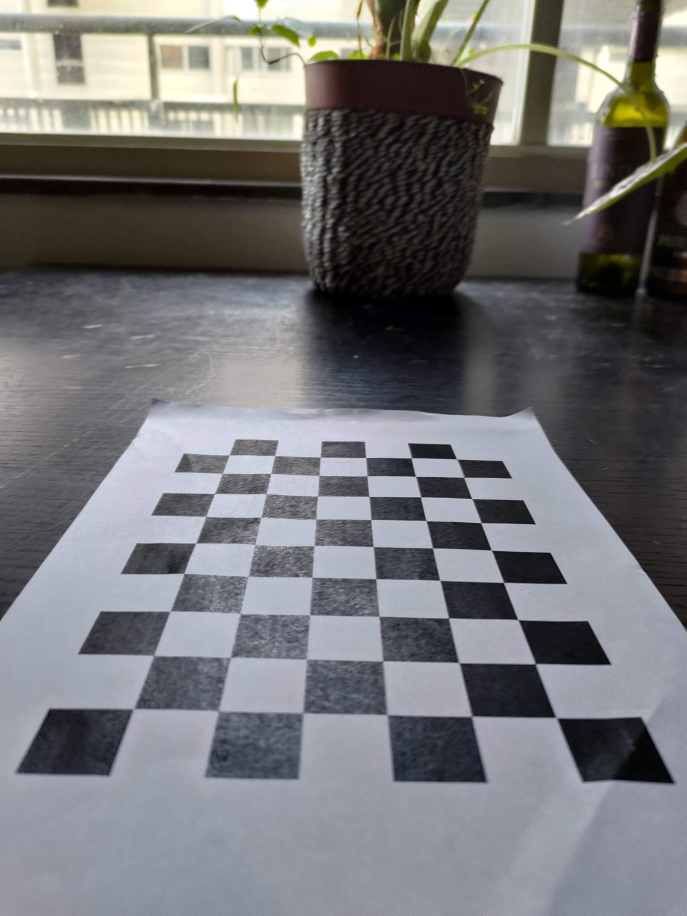
#> input picture images/test/01.jpg, 3432 x 4576 px (shown at 1/5 size)
$ python assignment1.py
#> lines starting #> are read from the running program, lines starting #| are printed output that depends on the picture; after the words box and inside, x2 and y2 are one past the last pixel; in counts of white or black regions, pixels touching at a corner belong together; long printed decimals are rounded
import glob
import json
import os
import pickle

import cv2
import numpy as np


# [87 lines left out: functions on_click, interpolate_points, not called in this run]


def make_object_points(horizontal_corners: int, vertical_corners: int, square_size: int) -> np.ndarray:
    """Make the object points for the chessboard.q

    The object points are the 3D points in real world space.
    """
    # Prepare object points, like (0,0,0), (1,0,0), (2,0,0) ....,(horizontal_corners-1,vertical_corners-1,0)
    objp = np.zeros((vertical_corners * horizontal_corners, 3), np.float32)
    objp[:, :2] = np.mgrid[0:vertical_corners, 0:horizontal_corners].T.reshape(-1, 2)
    objp *= square_size  # Multiply by square size to get the real world coordinates, in milimeters
    return objp


def calculate_calibration_stats(camera_params: dict, norm: int = cv2.NORM_L2) -> dict:
    """Calculate the calibration statistics.

    Based on https://docs.opencv.org/4.x/dc/dbb/tutorial_py_calibration.html
    """
    objectpoints = camera_params["object_points"]
    imagepoints = camera_params["image_points"]

    camera_mat = camera_params["camera_matrix"]
    dist_coef = camera_params["distortion_coefficients"]
    rot_vec = camera_params["rotation_vectors"]
    transl_vec = camera_params["translation_vectors"]

    errors = []
    for image in range(len(objectpoints)):
        imagepoints_proj, _ = cv2.projectPoints(objectpoints[image], rot_vec[image], transl_vec[image], camera_mat, dist_coef)
        error = cv2.norm(imagepoints[image], imagepoints_proj, norm) / len(imagepoints_proj)
        errors.append(error)

    return {"total_images": len(objectpoints),
            "mean_error": sum(errors) / len(objectpoints),
            "individual_errors": errors}


def calibrate_camera(fp_folder: str, horizontal_corners: int, vertical_corners: int, square_size: int, fp_annotations: str, fp_output: str = None) -> dict:
    """Calibrate the camera using OpenCV.

    Uses a folder with images of a chessboard to calibrate the camera.

    Based on https://docs.opencv.org/4.x/dc/dbb/tutorial_py_calibration.html
    """
    # Array to store image points from all the images
    imgpoints = []  # 2D points in image plane

    # Go through training images and grayscale
    images = glob.glob(fp_folder + "**/*.jpg", recursive=True)
    for file in images:
        file = file.replace("\\", "/")  # Replace backslashes with forward slashes, because Windows
        img = cv2.imread(file)
        img = cv2.resize(img, (0, 0), fx=0.2, fy=0.2)  # Resize image to 20% of original size, to speed up processing
        img_grey = cv2.cvtColor(img, cv2.COLOR_BGR2GRAY)

        # Find the chess board corners
        pattern_found, corners = cv2.findChessboardCorners(img_grey, (vertical_corners, horizontal_corners), None)

        # Load pickle with annotations
        with open(fp_annotations, "rb") as f:
            annotations = pickle.load(f)

        # If found, add image points (after refining them)
        if pattern_found:
            print(f"Found chessboard corners in {file}")
            corners = cv2.cornerSubPix(img_grey, corners, (11, 11), (-1, -1), criteria)
        else:
            print(f"Could not find chessboard corners in {file}")

            # Check if annotations are available
            if file in annotations.keys():
                corners = annotations[file]
                print(f"Using annotations for {file}")
            else:
                print(f"Could not find annotations for {file}")
                continue

        imgpoints.append(corners)

        # Draw and display the corners
        cv2.drawChessboardCorners(img, (vertical_corners, horizontal_corners), corners, pattern_found)
        cv2.imshow("", img)
        cv2.waitKey(500)

    cv2.destroyAllWindows()

    # Since all images are taken with the same camera, the object points are the same
    objp = make_object_points(horizontal_corners, vertical_corners, square_size)  # 3D points in real world space
    objpoints = len(imgpoints) * [objp]  # 3D point in real world space

    # Return value, camera matrix, distortion coefficients, rotation and translation vectors
    return_val, camera_mat, dist_coef, rot_vec, transl_vec = cv2.calibrateCamera(objpoints, imgpoints, img_grey.shape[::-1], None, None)

    camera_mat_opt, roi = cv2.getOptimalNewCameraMatrix(camera_mat, dist_coef, img_grey.shape[::-1], 1, img_grey.shape[::-1])

    # Also save the object points and image points to calculate the calibration statistics
    camera_params = {"camera_matrix": camera_mat, "distortion_coefficients": dist_coef, "camera_matrix_optimal": camera_mat_opt, "roi": roi,
                     "rotation_vectors": rot_vec, "translation_vectors": transl_vec, "object_points": objpoints, "image_points": imgpoints}

    # Save the camera parameters to pickle file
    if fp_output is not None:
        with open(fp_output, "wb") as f:
            pickle.dump(camera_params, f)

    return camera_params


def undistort_image(img, camera_params) -> tuple:
    """Undistort an image using the camera matrix and distortion coefficients.

    Returns the undistorted image and the cropped image.
    """
    # Undistort the image
    img_undistorted = cv2.undistort(img, camera_params["camera_matrix"], camera_params["distortion_coefficients"],
                                    None, camera_params["camera_matrix_optimal"])

    # Crop the image, only keeping the region of interest
    x, y, w, h = camera_params["roi"]
    img_cropped = img_undistorted[y:y + h, x:x + w]

    return img_undistorted, img_cropped


if __name__ == "__main__":
    calibration = True  # Set to True to calibrate the camera, False to annotate the images

    # Annotation mode
    fp_image = "./images/test/01.jpg"  # Set the path to the image to be annotated
    fp_annotations = "./data/annotations.pickle"  # Set the path to save the annotations

    # Calibration mode
    fp_input_images = "./images/run1/"  # Set the path to the folder with the images to be used for calibration
    fp_camera_params = "./data/camera_params_run1.pickle"  # Set the path to save the camera parameters
    fp_stats = "./data/stats_run1.json"  # Set the path to save the stats of the calibration

    # Additional parameters
    horizontal_corners = 6  # Set the number of horizontal corners of the chessboard
    vertical_corners = 9  # Set the number of vertical corners of the chessboard
    square_size = 22  # Set the size of one square in the chessboard, in milimeters

    points = []
    points_d = {0: "Provide the left-top corner of the checkerboard",
                1: "Provide the right-top corner of the checkerboard",
                2: "Provide the left-bottom corner of the checkerboard",
                3: "Provide the right-bottom corner of the checkerboard"}

    font = cv2.FONT_HERSHEY_SIMPLEX
    criteria = (cv2.TERM_CRITERIA_EPS + cv2.TERM_CRITERIA_MAX_ITER, 30, 0.001)

    img = cv2.imread(fp_image, 1)
#> img is the input picture: shape (4576, 3432, 3); mean B, G, R 119.3, 116.9, 116.7
    # Resize image, keeping aspect ratio
    img = cv2.resize(img, (0, 0), fx=0.2, fy=0.2)
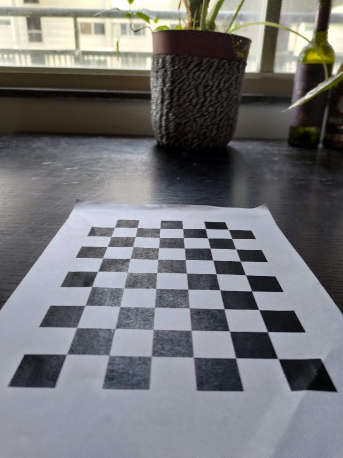
#> img: shape (915, 686, 3) (shown at 1/2 size); mean B, G, R 119.3, 116.9, 116.6
    cv2.imshow("", img)

    if calibration:  # Calibration mode
        # Run the calibration function
        camera_params = calibrate_camera(fp_input_images, horizontal_corners, vertical_corners, square_size,
                                         fp_annotations, fp_output=fp_camera_params)
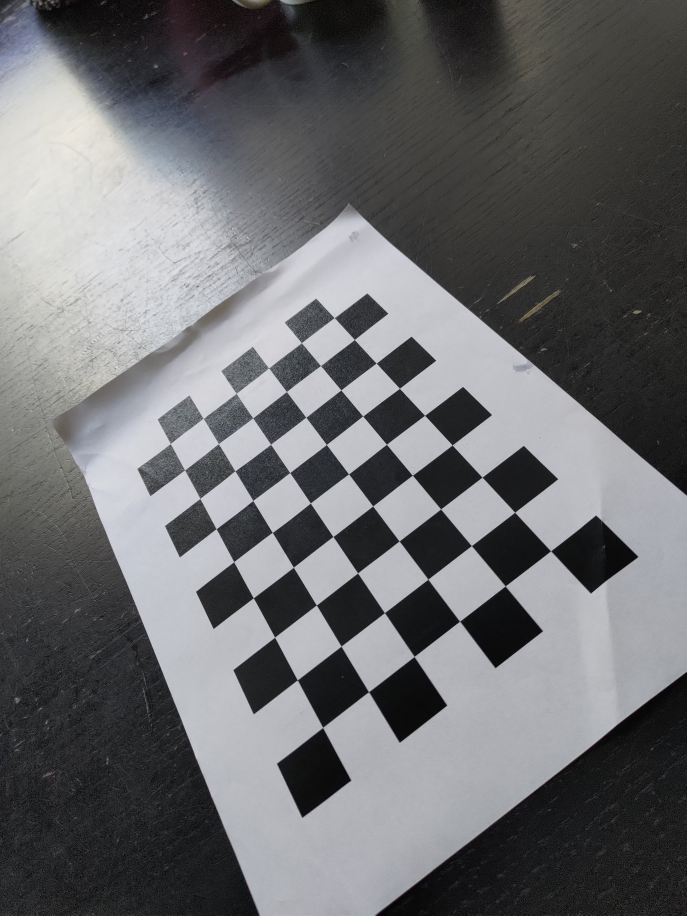
#> input picture images/run1/corrupt/01.jpg, 3432 x 4576 px (shown at 1/5 size)
#> in calibrate_camera, img is the input picture: shape (4576, 3432, 3); mean B, G, R 110.2, 108.1, 107.6
#> in calibrate_camera, `img = cv2.resize(img, (0, 0), fx=0.2, fy=0.2)`:
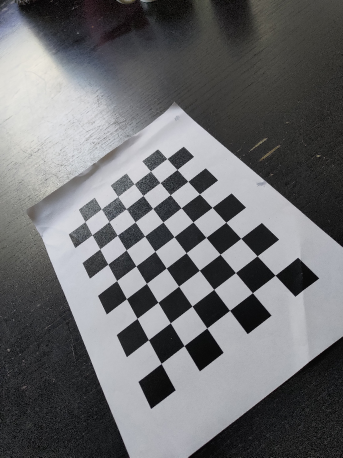
#> img: shape (915, 686, 3) (shown at 1/2 size); mean B, G, R 110.2, 108.1, 107.6
#> in calibrate_camera, `pattern_found, corners = cv2.findChessboardCorners(img_grey, (vertical..`: pattern_found = True; corners = 54 rows, first 8: [322.6, 727.4], [297.4, 679.9], [274.5, 637.5], [253.2, 597.8], [233.7, 561.6], [216, 528.8], [200.2, 498.1], [184.9, 470]
#> (reads data/annotations.pickle from the repository)
#> in calibrate_camera, `corners = cv2.cornerSubPix(img_grey, corners, (11, 11), (-1, -1), crit..`: corners = 54 rows, first 8: [322.6, 727.4], [297.3, 679.8], [274.6, 637.2], [253.3, 597.7], [233.6, 561.7], [216.1, 528.8], [199.9, 498.4], [184.7, 470.2]
#> in calibrate_camera, `cv2.drawChessboardCorners(img, (vertical_corners, horizontal_corners),..`:
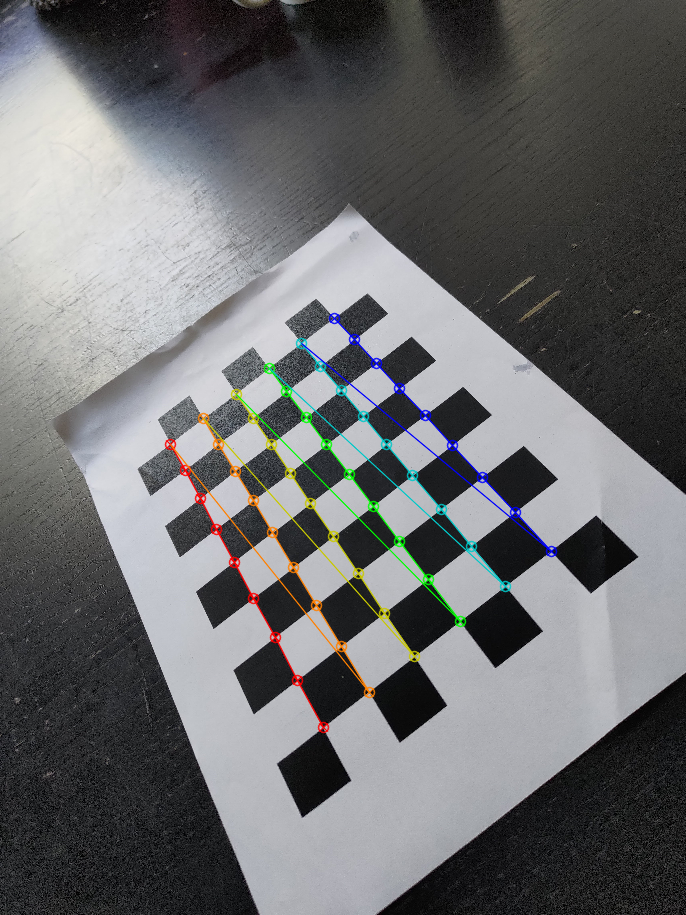
#> img: shape (915, 686, 3); 2.04% of pixels changed, all inside (x1, y1, x2, y2) = (164, 312, 558, 734)
#> pass 2 of the loop in calibrate_camera, `for file in images:`:
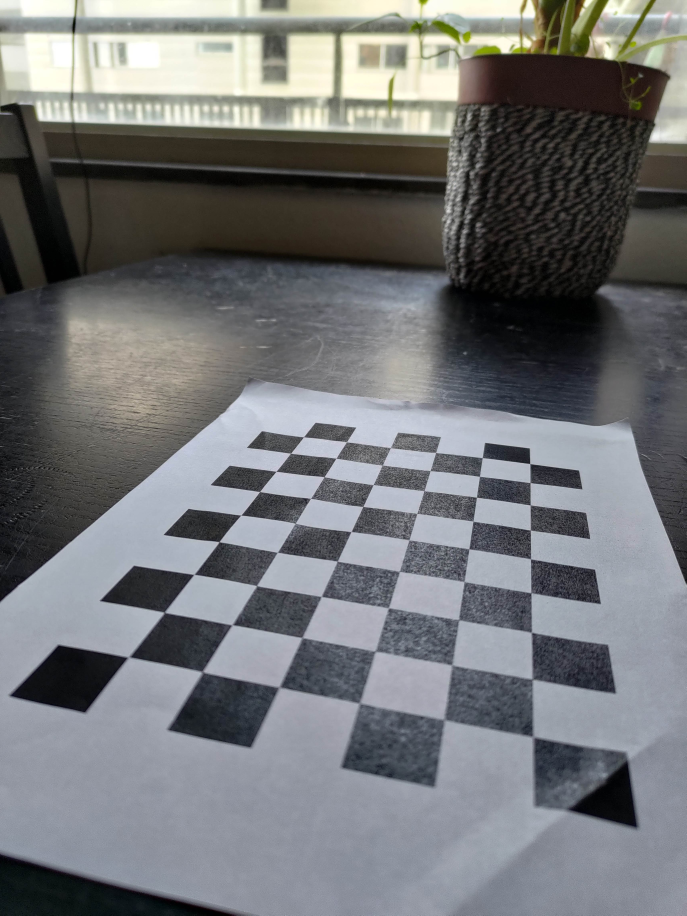
#> input picture images/run1/corrupt/02.jpg, 3432 x 4576 px (shown at 1/5 size)
#> in calibrate_camera, img is the input picture: shape (4576, 3432, 3); mean B, G, R 119, 117, 115.3
#> in calibrate_camera, `img_grey = cv2.cvtColor(img, cv2.COLOR_BGR2GRAY)`:
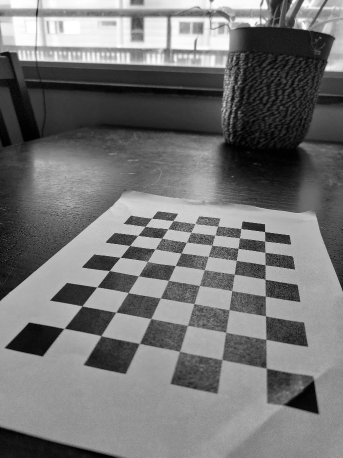
#> img_grey: shape (915, 686) (shown at 1/2 size); min 0, max 255, mean 116.7
#> in calibrate_camera, `pattern_found, corners = cv2.findChessboardCorners(img_grey, (vertical..`: pattern_found = False; corners = None
#> in calibrate_camera, `cv2.drawChessboardCorners(img, (vertical_corners, horizontal_corners),..`:
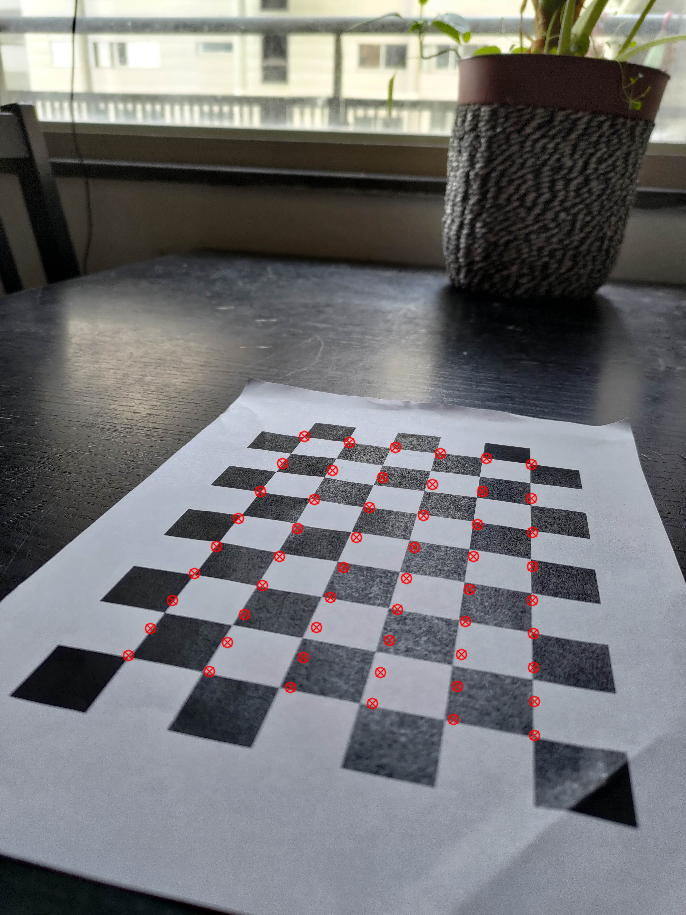
#> img: shape (915, 686, 3); mean B, G, R 118.3, 116.3, 116
#> pass 3 of the loop in calibrate_camera, `for file in images:`:
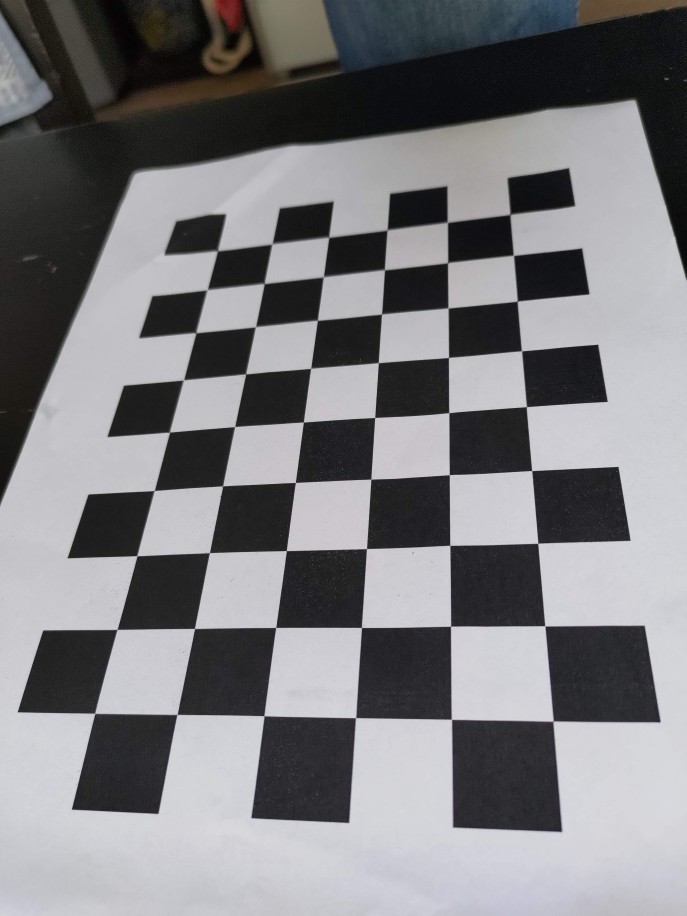
#> input picture images/run1/corrupt/03.jpg, 3432 x 4576 px (shown at 1/5 size)
#> in calibrate_camera, img is the input picture: shape (4576, 3432, 3); mean B, G, R 127.1, 124, 124.5
#> in calibrate_camera, `img = cv2.resize(img, (0, 0), fx=0.2, fy=0.2)`:
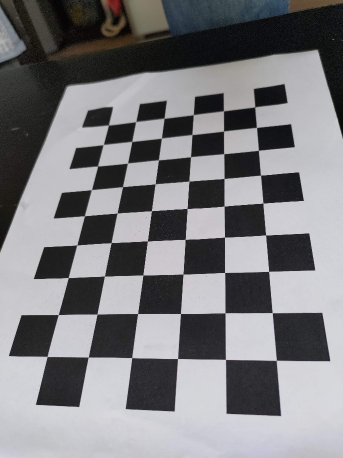
#> img: shape (915, 686, 3) (shown at 1/2 size); mean B, G, R 127.1, 123.9, 124.4
#> in calibrate_camera, `pattern_found, corners = cv2.findChessboardCorners(img_grey, (vertical..`: pattern_found = True; corners = 54 rows, first 8: [511.3, 212.7], [515, 256.1], [516.5, 301.6], [522.5, 351.3], [526.3, 406.2], [531.8, 470.3], [537.8, 542.9], [544.6, 626.1]
#> in calibrate_camera, `corners = cv2.cornerSubPix(img_grey, corners, (11, 11), (-1, -1), crit..`: corners = 54 rows, first 8: [509.9, 214.4], [513.3, 255.3], [517.2, 301.1], [521.5, 350.7], [526.3, 406.8], [531.8, 470.4], [537.7, 543.2], [544.8, 625.8]
#> in calibrate_camera, `cv2.drawChessboardCorners(img, (vertical_corners, horizontal_corners),..`:
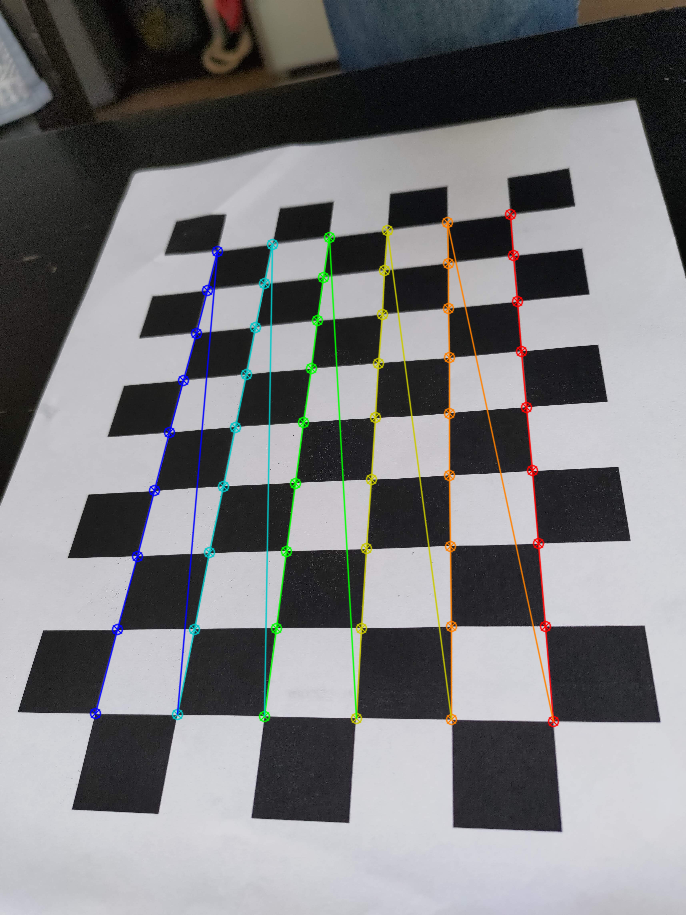
#> img: shape (915, 686, 3); 3.24% of pixels changed, all inside (x1, y1, x2, y2) = (89, 208, 560, 728)
#> in calibrate_camera, `objpoints = len(imgpoints) * [objp]`: objpoints = 3 items
#> in calibrate_camera, `return_val, camera_mat, dist_coef, rot_vec, transl_vec = cv2.calibrate..`: return_val = 64.59; camera_mat = [[1163.3, 0, 288], [0, 5895, 467.1], [0, 0, 1]]; dist_coef = [[2.78, -109.7, 0.00502, 0.107, 1263.8]]; rot_vec = ([-0.878, -1.37, -1.71], [0.685, -1.06, 0.565], [-1.01, 1.18, 1.36]); transl_vec = ([14.63, 21.59, 494.7], [140.1, -11.63, 1793.6], [80.72, -18.43, 453])
#> in calibrate_camera, `camera_mat_opt, roi = cv2.getOptimalNewCameraMatrix(camera_mat, dist_c..`: camera_mat_opt = [[1402.2, 0, 354.8], [0, 5762.1, 468.6], [0, 0, 1]]; roi = (6, 216, 602, 492)
#> camera_params = 8 items
        stats = calculate_calibration_stats(camera_params)
#> in calculate_calibration_stats, `objectpoints = camera_params["object_points"]`: objectpoints = 3 items
#> in calculate_calibration_stats, `camera_mat = camera_params["camera_matrix"]`: camera_mat = [[1163.3, 0, 288], [0, 5895, 467.1], [0, 0, 1]]
#> in calculate_calibration_stats, `dist_coef = camera_params["distortion_coefficients"]`: dist_coef = [[2.78, -109.7, 0.00502, 0.107, 1263.8]]
#> the loop in calculate_calibration_stats, `for image in range(len(objectpoints)):` made 3 passes
#> error on passes 1 to 3: 0.229, 15.22, 0.209
#> after the loop in calculate_calibration_stats, `for image in range(len(objectpoints)):`: errors = [0.229, 15.22, 0.209]
#> stats = {'total_images': 3, 'mean_error': 5.22, 'individual_errors': [0.229, 15.22, 0.209]}
        print(f"The mean error is {stats['mean_error']}")
#| The mean error is 5.220

        # Load the camera parameters from pickle file
        with open(fp_camera_params, "rb") as f:
            camera_params = pickle.load(f)

        # Save stats as json file
        with open(fp_stats, "w") as f:
            json.dump(stats, f, indent=4)

        # Undistort an image
        img_undistorted, img_cropped = undistort_image(img, camera_params)
#> in undistort_image, `img_undistorted = cv2.undistort(img, camera_params["camera_matrix"], c..`:
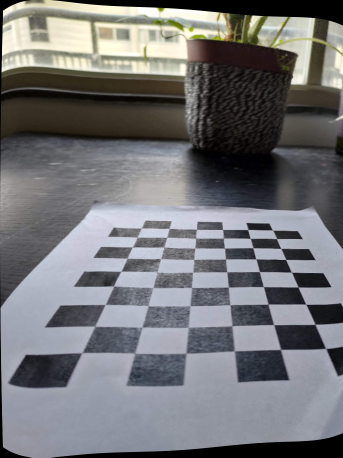
#> img_undistorted: shape (915, 686, 3) (shown at 1/2 size); mean B, G, R 119.3, 116.5, 116.1
#> in undistort_image, `img_cropped = img_undistorted[y:y + h, x:x + w]`:
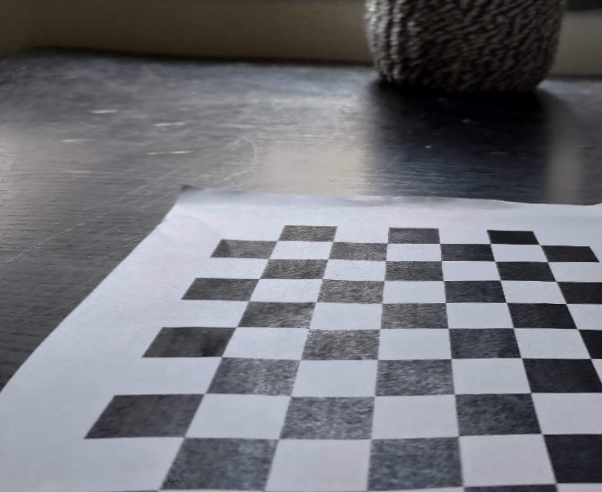
#> img_cropped: shape (492, 602, 3); mean B, G, R 122.4, 115.7, 114.8
        cv2.imshow("Original", img)
        cv2.imshow("Undistorted", img_undistorted)
        cv2.imshow("Cropped", img_cropped)

    else:  # Annotation mode
        print(points_d[len(points)])  # Prints the first instruction
        cv2.setMouseCallback("", on_click, param={"fp_image": fp_image, "fp_output": fp_annotations})  # Set the callback function

    cv2.waitKey(0)
    cv2.destroyAllWindows()
